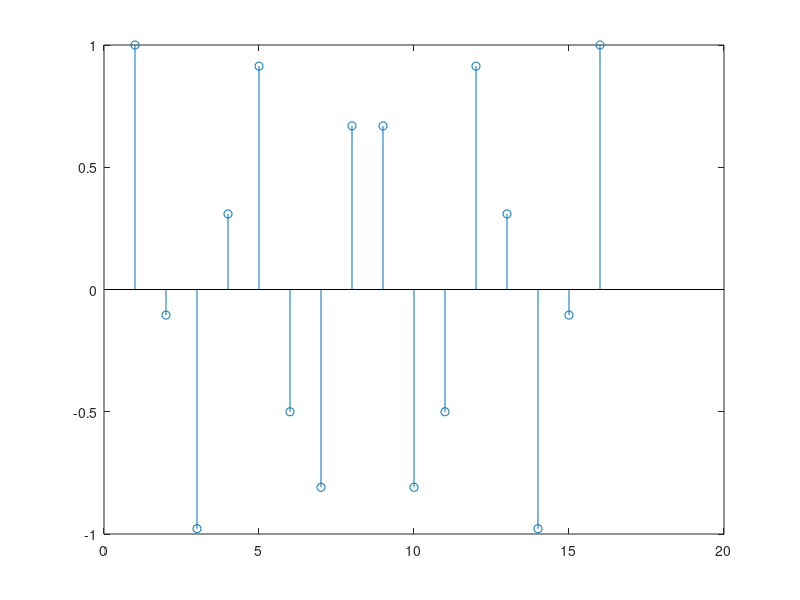
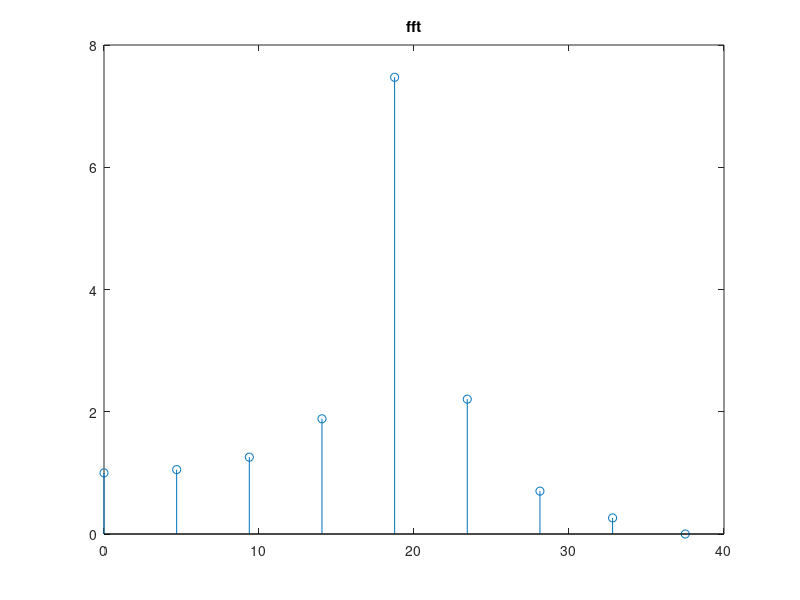
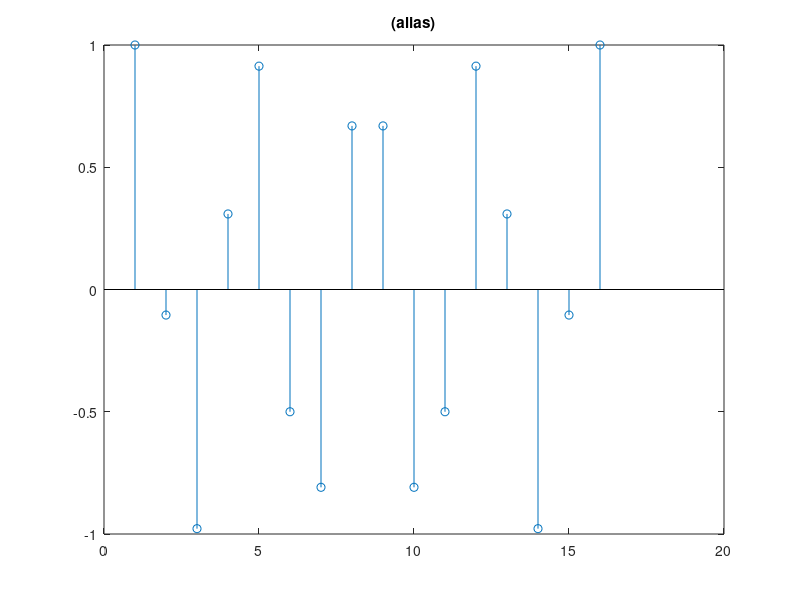
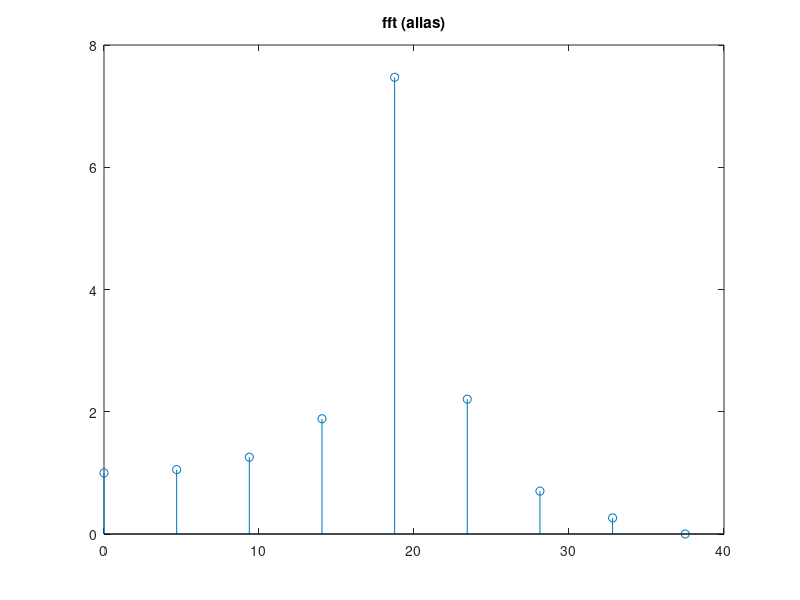

The MATLAB script that drew these images, in order:

%aliasing
%f(t) = cos(2*pi*f*t)
%f(kT) = cos(2*pi*f*kT) = cos(omega * k)
f = 20; %cont. function freq
fs = 75; %sample frequency
ts = 1/fs;
t_samp = [0:ts:0.2];%sampled times
my_sig = cos(2*pi*f*t_samp);
figure; stem(my_sig);
my_fft = fft(my_sig);
my_size   = length(my_fft);
my_fft = my_fft(1:my_size/2+1); %only want positive frequencies
k = [0:length(my_fft)-1];
figure; stem(k*fs/my_size,abs(my_fft)),title('fft');
        %the frequency bins are separated by fs/size=75/16=4.6875 Hz.
        %The closest bin to my_sig's 20Hz freq is 4.6875*4=18.75Hz. 
        %As such, the largest magnitude in the frequency domain 
        %is located in this bin. 

%Aliasing occurs when we sample below the Nyquist rate. For example, 
%a 95 Hz signal would look exactly like our previous 20 Hz signal:
my_alias = cos(2*pi*95*t_samp);
figure; stem(my_alias),title('(alias)');
my_fft = fft(my_alias);
my_size   = length(my_fft);
my_fft = my_fft(1:my_size/2+1); %only want positive frequencies
k = [0:length(my_fft)-1];
figure; stem(k*fs/my_size,abs(my_fft)),title('fft (alias)');
%A brief comparison of the graphs for the 20 Hz signal and the graphs for
%the 95 Hz signal corroborates the previous assertion.

%a final note: frequency analysis can often be useful when time domain
%analysis appears futile in the presense of noise. For example:
f = 20; %cont. function freq
fs = 75; %sample frequency
ts = 1/fs;
t_samp = [0:ts:1];%sampled times
my_sig = cos(2*pi*f*t_samp) + randn(size(t_samp));
figure; plot(my_sig),title('time domain - noisy');
my_fft = fft(my_sig);
my_size = length(my_fft);
my_fft = my_fft(1:my_size/2+1); %only want positive frequencies
k = [0:length(my_fft)-1];
figure; stem(k*fs/my_size,abs(my_fft)),title('fft with noise');
%As can clearly be seen in the graphs, the time domain description looks
%like nothing but noise, whereas the frequency domain description reveals
%a strong ~20Hz dominance in the noisy signal.




